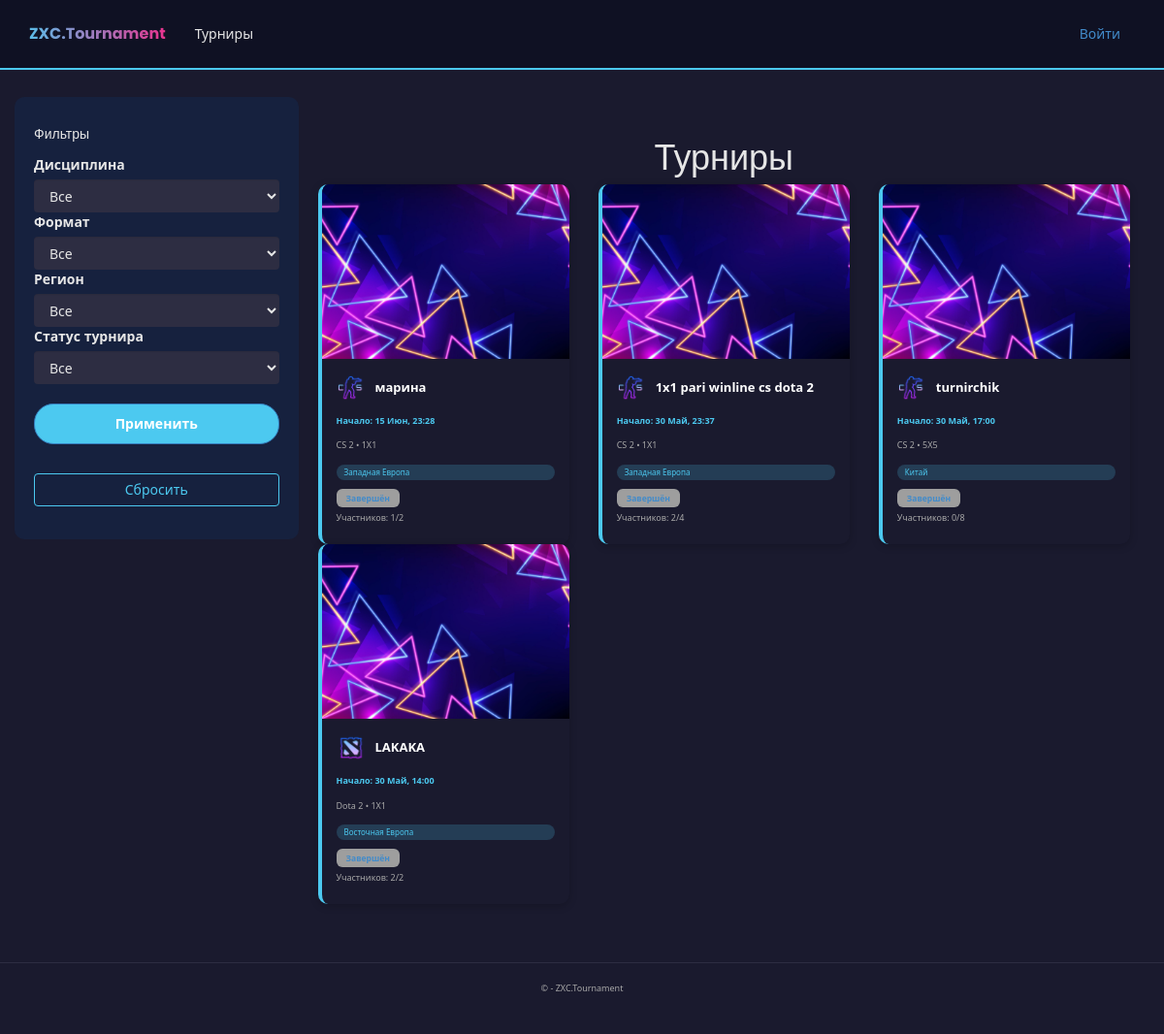
Before: /tournaments/ with the older database file.
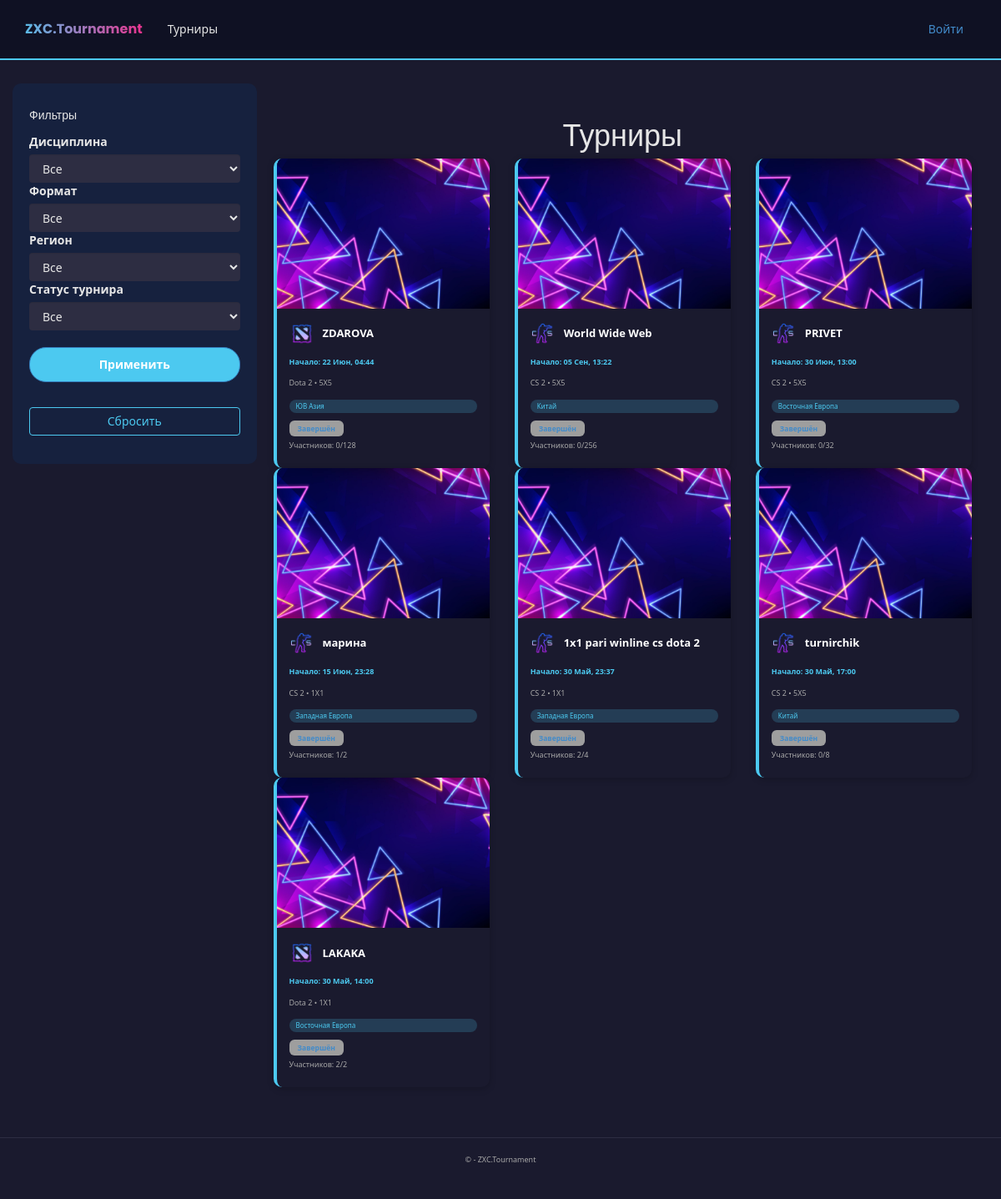
After: the same page with the newer database file.
### app/models.py (models this page shows, shortened)
class Tournament(models.Model):
    DISCIPLINE_CHOICES = [
        ('Dota 2', 'Dota 2'),
        ('CS 2', 'CS 2'),
        ('Valorant', 'Valorant'),
        ('LoL', 'League of Legends'),
    ]
    FORMAT_CHOICES = [
        ('1x1', '1x1'),
        ('2x2', '2x2'),
        ('3x3', '3x3'),
        ('5x5', '5x5'),
    ]
    TEAM_COUNT_CHOICES = [
        (2, '2'),
        (4, '4'),
        (8, '8'),
        (16, '16'),
        (32, '32'),
        (64, '64'),
        (128, '128'),
        (256, '256'),
        (512, '512'),
    ]
    LOCATION_CHOICES = [
        ('China', 'Китай'),
        ('Western Europe', 'Западная Европа'),
        ('Eastern Europe', 'Восточная Европа'),
        ('Southeast Asia', 'ЮВ Азия'),
        ('North America', 'Северная Америка'),
        ('South America', 'Южная Америка'),
    ]
    name = models.CharField(max_length=200, verbose_name="Название турнира")
    max_teams = models.IntegerField(choices=TEAM_COUNT_CHOICES, verbose_name="Максимальное количество команд")
    start_date = models.DateTimeField(verbose_name="Дата начала")
    discipline = models.CharField(max_length=50, choices=DISCIPLINE_CHOICES, verbose_name="Дисциплина")
    game_format = models.CharField(max_length=50, choices=FORMAT_CHOICES, verbose_name="Формат игры")
    location = models.CharField(max_length=50, choices=LOCATION_CHOICES, verbose_name="Локация")
    description = models.TextField(verbose_name="Описание", blank=True, null=True)
    creator = models.ForeignKey(User, on_delete=models.CASCADE, verbose_name="Создатель")
    created_at = models.DateTimeField(default=timezone.now, verbose_name="Дата создания")
    is_active = models.BooleanField(default=True, verbose_name="Активный")
    registered_teams = models.ManyToManyField(
        'Team',
        through='TournamentRegistration',
        related_name='tournaments',
        blank=True,
        verbose_name="Зарегистрированные команды"
    )
    class Meta:
        ordering = ['-created_at']
        verbose_name = 'Турнир'
        verbose_name_plural = 'Турниры'
    def registered_teams_count(self):
        return self.registered_teams.count()

### app/views.py (the view)
# urls.py: path('tournaments/', views.tournaments, name='tournaments'),
def tournaments(request):
    region = request.GET.get('region')
    discipline = request.GET.get('discipline')
    game_format = request.GET.get('game_format')
    status = request.GET.get('status')
    tournaments_qs = Tournament.objects.filter(is_active=True).order_by('-created_at')
    if region:
        tournaments_qs = tournaments_qs.filter(location=region)
    if discipline:
        tournaments_qs = tournaments_qs.filter(discipline=discipline)
    if game_format:
        tournaments_qs = tournaments_qs.filter(game_format=game_format)
    if status == 'upcoming':
        tournaments_qs = tournaments_qs.filter(start_date__gt=timezone.now())
    context = {
        'tournaments': tournaments_qs,
        'regions': Tournament.LOCATION_CHOICES,
        'disciplines': Tournament.DISCIPLINE_CHOICES,
        'game_formats': Tournament.FORMAT_CHOICES,
        'selected_region': region,
        'selected_discipline': discipline,
        'selected_game_format': game_format,
        'selected_status': status,
        'title': 'Турниры',
    }
    return render(request, 'app/tournaments/tournaments.html', context)

### app/templates/app/tournaments/tournaments.html (shortened to what the changed rows need)
﻿{% extends "app/layout.html" %}
{% load static %}
{% block content %}
<div class="container-fluid">
    <div class="row">
        <div class="col-md-9 bg-dark main-content px-4 py-4">
            <div class="header text-center mb-4">
                <h1 class="gradient-text">Турниры</h1>
            </div>
            {% if tournaments %}
            <div class="row">
                {% for t in tournaments %}
                <div class="col-md-6 col-lg-4 mb-4">
                    <a href="/tournaments/{{ t.id }}/" style="text-decoration: none;">
                        <div class="tournament-card h-100 w-100 d-block">
                            <img src="{% static 'app/images/default-tournament.jpg' %}" class="tournament-img" alt="Tournament Image">
                            <div class="tournament-body">
                                <div class="tournament-title mt-2 d-flex align-items-center">
                                    <img src="{% static 'app/images/'|add:t.discipline|lower|add:'.png' %}"
                                         alt="{{ t.discipline }}"
                                         class="tournament-game-icon me-2">
                                    {{ t.name }}
                                </div>
                                <div class="tournament-meta tournament-date">
                                    Начало: {{ t.start_date|date:"d M, H:i" }}
                                </div>
                                <div class="tournament-meta">
                                    {{ t.get_discipline_display }} • {{ t.game_format|upper }}
                                </div>
                                <div class="tournament-tag">
                                    {{ t.get_location_display }}
                                </div>
                                <div class="d-flex align-items-center my-2">
                                    {% if t.start_date > timezone.now %}
                                    <span class="status-badge status-upcoming">Будущий</span>
                                    {% elif t.end_date > timezone.now %}
                                    <span class="status-badge status-in-progress">В процессе</span>
                                    {% else %}
                                    <span class="status-badge status-completed">Завершён</span>
                                    {% endif %}
                                </div>
                                <div class="tournament-meta">
                                    Участников: {{ t.registered_teams_count }}/{{ t.max_teams }}
                                </div>
                            </div>
                        </div>
                    </a>
                </div>
                {% empty %}
                <div class="col-12 text-center">
                    <p class="text-muted">По вашему запросу не найдено турниров.</p>
                    <a href="{% url 'tournaments' %}" class="btn btn-outline-secondary">Показать все турниры</a>
                </div>
                {% endfor %}
            </div>
            {% else %}
            <div class="text-center mt-5">
                <p class="text-muted">Нет активных турниров</p>
            </div>
            {% endif %}
        </div>
    </div>
</div>
{% endblock %}

Changed rows visible on the page:
added Tournament: name "ZDAROVA", start_date "22 Июн, 04:44", discipline "Dota 2", game_format "5X5", location "ЮВ Азия", shows "Завершён", registered_teams_count "0", max_teams "128"
added Tournament: name "World Wide Web", start_date "05 Сен, 13:22", discipline "CS 2", game_format "5X5", location "Китай", shows "Завершён", registered_teams_count "0", max_teams "256"
added Tournament: name "PRIVET", start_date "30 Июн, 13:00", discipline "CS 2", game_format "5X5", location "Восточная Европа", shows "Завершён", registered_teams_count "0", max_teams "32"
